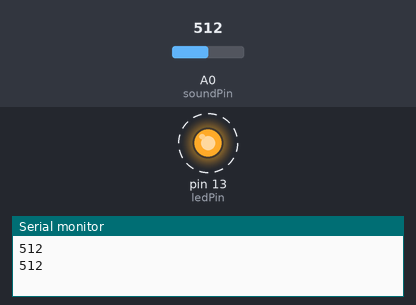
The sketch below on a simulated Arduino Uno, built with avr-gcc and run on an emulated ATmega328P. On the bench: output pins drawn as LEDs (lit = HIGH), the last lines printed to the serial monitor. Dashed ring = blinking. The inputs (shaded band) are chosen by the test bench; at power-on: A0 (soundPin) = 512.

Above: at 1.9 s.
2.0 s: A0 (soundPin) set to 57
6.2 s: A0 (soundPin) set to 49
At 7.6 s:
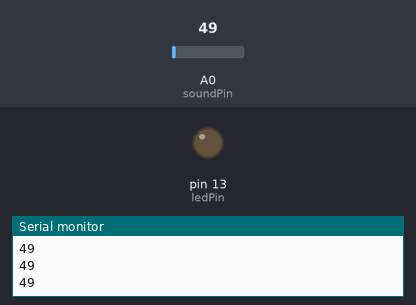
8.0 s: A0 (soundPin) set to 122
At 8.8 s:
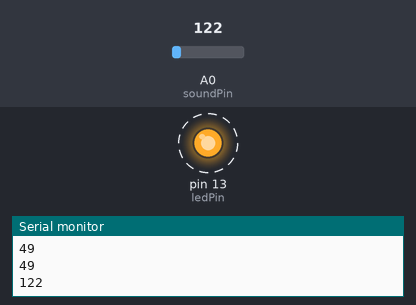
12.2 s: A0 (soundPin) set to 42
At 13.4 s:
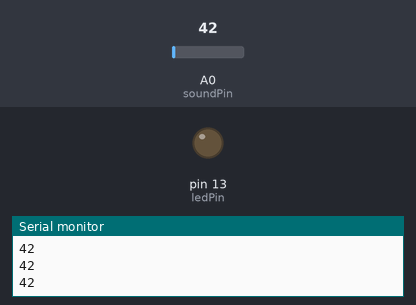
Timing chart, 0 to 14.8 s (numbered marks = the images above; inputs shaded):
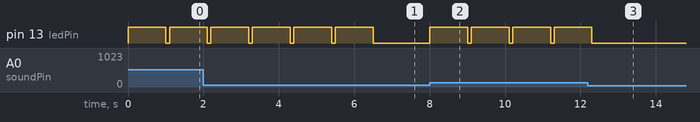

Measured:
- the behaviour switches between 53 and 52 on A0 (soundPin) (found by bisection; images 0 and 1)
- after the input at 6.2 s, pin 13 (ledPin): goes on until 6.5 s, then stays LOW
- after the input at 8.0 s, pin 13 (ledPin): alternates HIGH for 1.0 s and LOW for 0.10 s, starting at once
- after the input at 12.2 s, pin 13 (ledPin): goes on until 12.3 s, then stays LOW
- by itself, pin 13 (ledPin): alternates HIGH for 1.0 s and LOW for 0.10 s

The sketch:

CCI_Pcomp_FP_Microphone.ino
```cpp
/* This part is writted by Yi Dai,
 * we can light LED by voice;
 * it is an interesting way to archive remote control.
 *
 * Originally we planned to add it to the project,
 * but in the end we had to remove it due to the sensitivity of the sensor,
 * which was a pity.
 *
 */


int soundPin = A0;
int ledPin = 13;
int sensorValue = 0;

void setup ()
{
  Serial.begin (9600);
  pinMode (ledPin, OUTPUT);
}

void loop ()
{
  sensorValue = analogRead (soundPin);
  Serial.println (sensorValue, DEC);
  //if sensor goes above max light led (could be buzzer)
  if(sensorValue > 52)
  {
    digitalWrite (ledPin, HIGH);
    delay (1000);
  }
  //switch off LED
  digitalWrite (ledPin, LOW);
  delay (100);
}
```
